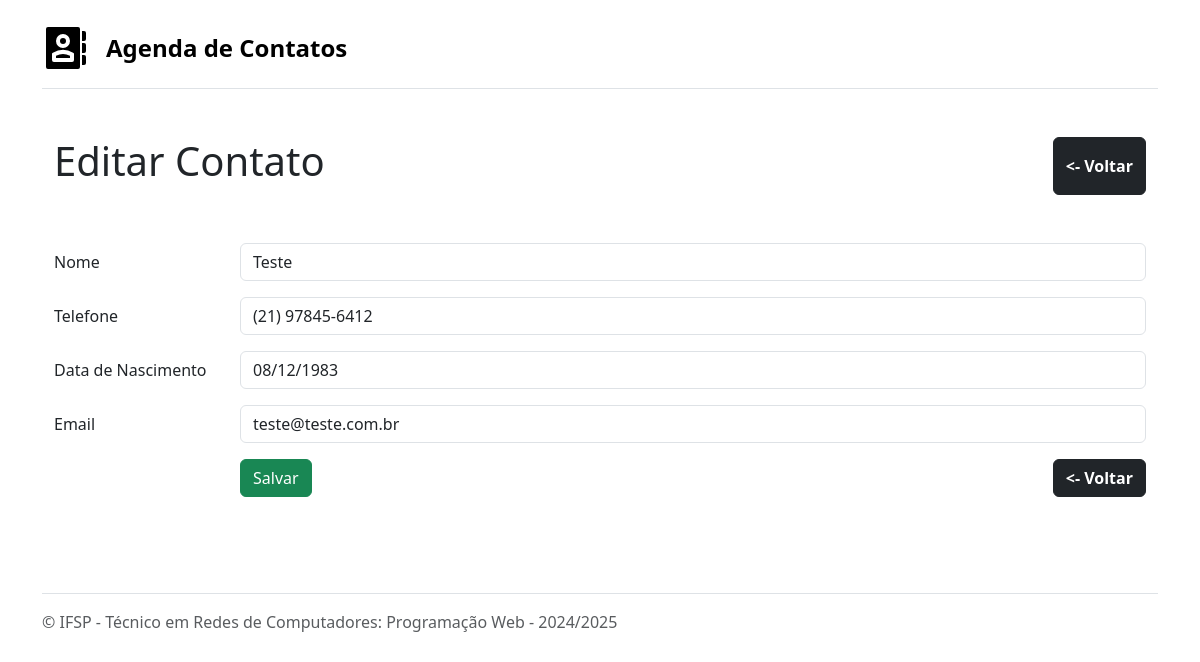
The app's page /editar/3 with its own data.
### tables this page shows
CREATE TABLE contatos (
  id INTEGER PRIMARY KEY AUTOINCREMENT,
  nome VARCHAR(50) NOT NULL,
  telefone VARCHAR(20),
  data_nascimento DATE,
  email VARCHAR(100),
  data_cadastro TIMESTAMP NOT NULL DEFAULT CURRENT_TIMESTAMP
);

### app.py (the view, shortened to what this page needs)
@app.route("/editar/<int:id_contato>", methods=['POST', 'GET'])
def editar_contato(id_contato):
    conn = DB()
    record = conn.read_one(f"SELECT * FROM contatos WHERE id={id_contato}")
    conn.close()
    return render_template("formulario-contato.html", title="Editar Contato", dados=record)

### db.py (called while the page is built)
    def connect(self):
        self.connection = sqlite3.connect('db/agenda.db')
        self.connection.row_factory = sqlite3.Row

    def close(self):
        self.connection.close()

    def read_one(self, sql):
        if self.connection == None:
            self.connect()
        cursor = self.connection.execute(sql)
        return cursor.fetchone()

### templates/formulario-contato.html (shortened to what this page needs)
{% extends 'base.html' %}
{% block page_content %}
<div class="container-fluid py-4">
    <div class="d-flex align-self-center">
        <h1>{{title}}</h1>
        <a href="/listar" class="ms-auto py-3 btn btn-dark fw-bold">&lt;- Voltar</a>
    </div>
    <div class="row py-5">
        <form action="" method="post">
            <div class="row mb-3">
                <label for="form_input_Nome" class="col-sm-2 col-form-label">Nome</label>
                <div class="col-sm-10">
                    <input type="text" class="form-control" id="form_input_Nome" required="required" name="nome" value="{{ dados['nome'] }}">
                </div>
            </div>
            <div class="row mb-3">
                <label for="form_input_Telefone" class="col-sm-2 col-form-label">Telefone</label>
                <div class="col-sm-10">
                    <input type="text" class="form-control phone-mask" id="form_input_Telefone" name="telefone" required="required" value="{{ dados['telefone'] }}" placeholder="(XX) XXXXX-XXXX">
                </div>
            </div>
            <div class="row mb-3">
                <label for="form_input_DataNascimento" class="col-sm-2 col-form-label">Data de Nascimento</label>
                <div class="col-sm-10">
                    <input type="text" class="form-control date-mask" id="form_input_DataNascimento" name="data_nascimento" required="required" value="{{ dados['data_nascimento'] }}" placeholder="DD/MM/YYYY">
                </div>
            </div>
            <div class="row mb-3">
                <label for="form_input_Email" class="col-sm-2 col-form-label">Email</label>
                <div class="col-sm-10">
                    <input type="email" class="form-control" id="form_input_Email" required="required" name="email" value="{{ dados['email'] }}">
                </div>
            </div>
            <div class="d-flex">
                <label class="col-sm-2 ms-1 col-form-label">&nbsp;</label>
                <button type="submit" class="btn btn-success">Salvar</button>
                <a href="/listar" class="ms-auto btn btn-dark fw-bold">&lt;- Voltar</a>
            </div>
        </form>
    </div>
</div>
{% endblock %}

### records on screen
contatos: nome "Teste", telefone "(21) 97845-6412", data_nascimento "08/12/1983", email "teste@teste.com.br"

### other values on screen
{{ title }} "Editar Contato"
